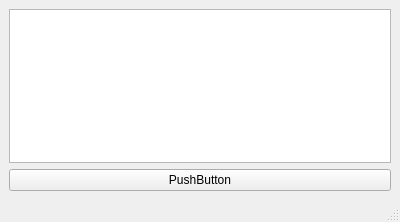
<?xml version="1.0" encoding="UTF-8"?>
<ui version="4.0">
 <class>MainWindow</class>
 <widget class="QMainWindow" name="MainWindow">
  <property name="geometry">
   <rect>
    <x>0</x>
    <y>0</y>
    <width>400</width>
    <height>222</height>
   </rect>
  </property>
  <property name="windowTitle">
   <string>MainWindow</string>
  </property>
  <widget class="QWidget" name="centralwidget">
   <layout class="QVBoxLayout" name="verticalLayout">
    <item>
     <widget class="QListWidget" name="list_files"/>
    </item>
    <item>
     <widget class="QPushButton" name="btn_change">
      <property name="text">
       <string>PushButton</string>
      </property>
     </widget>
    </item>
   </layout>
  </widget>
  <widget class="QMenuBar" name="menubar">
   <property name="geometry">
    <rect>
     <x>0</x>
     <y>0</y>
     <width>400</width>
     <height>21</height>
    </rect>
   </property>
  </widget>
  <widget class="QStatusBar" name="statusbar"/>
 </widget>
 <resources/>
 <connections/>
</ui>
